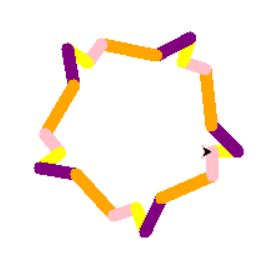

Generate this figure with Python:
import turtle

window = turtle.Screen()
pen = turtle.Turtle()

window.setup(width=400, height=400)

pen.pensize(10)

colors = ["yellow", "purple", "orange", "pink", "yellow", "purple", "orange", "pink", "yellow", "purple", "orange", "pink", "yellow", "purple", "orange", "pink", "yellow", "purple", "orange", "pink"]

for item in colors:
  pen.pencolor(item)
  if item == "yellow":
    pen.forward(20)
    pen.left(135)
  elif item == "purple":
    pen.forward(30)
    pen.right(39)
  elif item == "orange":
    pen.forward(45)
    pen.left(67)
  elif item == "pink":
    pen.forward(19)
    pen.right(91)
